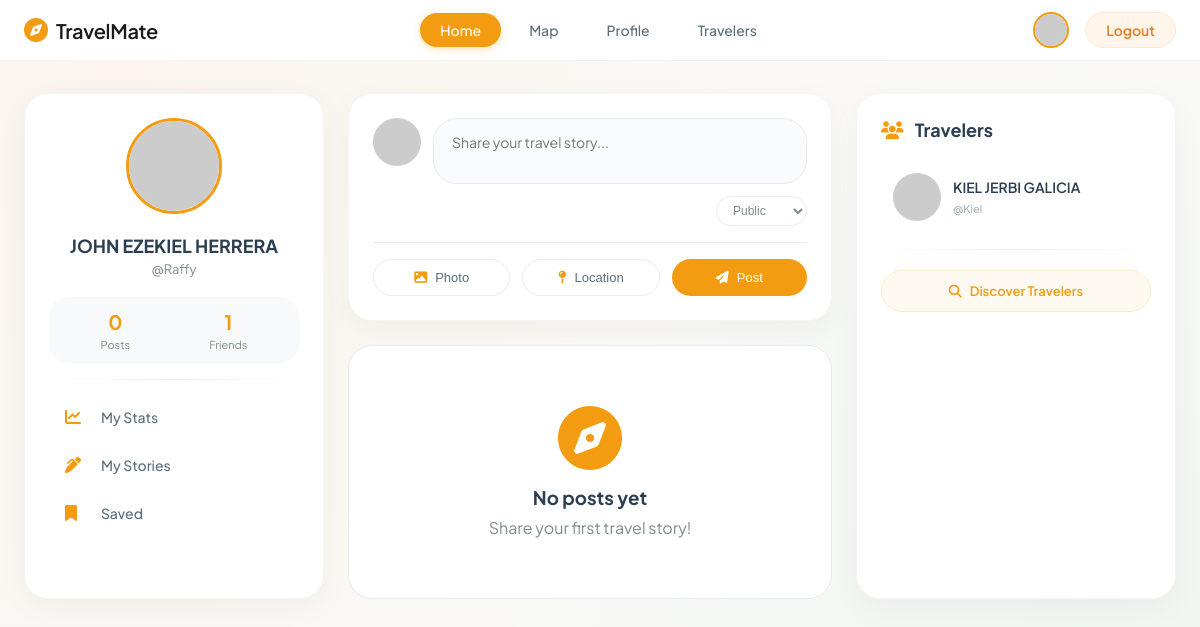
The page /homepage.php (signed in) on the database its author committed.
### tables this page shows
CREATE TABLE `users` (
  `id` int(11) NOT NULL,
  `username` varchar(50) NOT NULL,
  `email` varchar(100) NOT NULL,
  `password_hash` varchar(255) NOT NULL,
  `full_name` varchar(100) DEFAULT NULL,
  `bio` text DEFAULT NULL,
  `profile_pic` varchar(255) DEFAULT 'default.jpg',
  `cover_photo` varchar(255) DEFAULT 'default_cover.jpg',
  `location` varchar(255) DEFAULT NULL,
  `birthdate` date DEFAULT NULL,
  `education` varchar(255) DEFAULT NULL,
  `pinned_post_id` int(11) DEFAULT NULL,
  `show_location_on_map` tinyint(1) DEFAULT 0,
  `last_latitude` decimal(10,8) DEFAULT NULL,
  `last_longitude` decimal(11,8) DEFAULT NULL,
  `email_verified` tinyint(4) DEFAULT 1,
  `verification_token` varchar(255) DEFAULT NULL,
  `token_expires` timestamp NULL DEFAULT NULL,
  `created_at` timestamp NOT NULL DEFAULT current_timestamp()
);

### homepage.php (the view, shortened to what this page needs)
<?php
include 'config.php';
$create_saved_table = "CREATE TABLE IF NOT EXISTS saved_posts (
    id INT PRIMARY KEY AUTO_INCREMENT,
    user_id INT NOT NULL,
    post_id INT NOT NULL,
    created_at TIMESTAMP DEFAULT CURRENT_TIMESTAMP,
    UNIQUE KEY unique_save (user_id, post_id),
    FOREIGN KEY (user_id) REFERENCES users(id) ON DELETE CASCADE,
    FOREIGN KEY (post_id) REFERENCES posts(id) ON DELETE CASCADE
)";
mysqli_query($conn, $create_saved_table);
$create_hidden_table = "CREATE TABLE IF NOT EXISTS hidden_posts (
    id INT PRIMARY KEY AUTO_INCREMENT,
    user_id INT NOT NULL,
    post_id INT NOT NULL,
    created_at TIMESTAMP DEFAULT CURRENT_TIMESTAMP,
    UNIQUE KEY unique_hide (user_id, post_id),
    FOREIGN KEY (user_id) REFERENCES users(id) ON DELETE CASCADE,
    FOREIGN KEY (post_id) REFERENCES posts(id) ON DELETE CASCADE
)";
mysqli_query($conn, $create_hidden_table);
$create_reported_table = "CREATE TABLE IF NOT EXISTS reported_posts (
    id INT PRIMARY KEY AUTO_INCREMENT,
    post_id INT NOT NULL,
    reporter_id INT NOT NULL,
    reason TEXT NOT NULL,
    status ENUM('pending', 'reviewed', 'dismissed') DEFAULT 'pending',
    created_at TIMESTAMP DEFAULT CURRENT_TIMESTAMP,
    FOREIGN KEY (post_id) REFERENCES posts(id) ON DELETE CASCADE,
    FOREIGN KEY (reporter_id) REFERENCES users(id) ON DELETE CASCADE
)";
mysqli_query($conn, $create_reported_table);
$current_user_id = $_SESSION['user_id'];
$user_query = "SELECT * FROM users WHERE id = $current_user_id";
$user_result = mysqli_query($conn, $user_query);
$current_user = mysqli_fetch_assoc($user_result);
$feed_query = "SELECT p.*, u.username, u.full_name, u.profile_pic,
               COUNT(DISTINCT l.id) as likes_count,
               COUNT(DISTINCT c.id) as comments_count,
               EXISTS(SELECT 1 FROM likes WHERE post_id = p.id AND user_id = $current_user_id) as user_liked,
               EXISTS(SELECT 1 FROM saved_posts WHERE user_id = $current_user_id AND post_id = p.id) as user_saved
               FROM posts p
               JOIN users u ON p.user_id = u.id
               LEFT JOIN likes l ON p.id = l.post_id
               LEFT JOIN comments c ON p.id = c.post_id AND c.is_deleted = FALSE
               WHERE (
                   p.user_id = $current_user_id
                   OR
                   (p.privacy = 'public')
                   OR
                   (p.privacy IN ('friends', 'friends_except') AND p.user_id IN (
                       SELECT following_id FROM friends_followers
                       WHERE follower_id = $current_user_id AND status = 'accepted'
                       UNION
                       SELECT follower_id FROM friends_followers
                       WHERE following_id = $current_user_id AND status = 'accepted'
                   ))
                   OR
                   (p.privacy = 'private' AND p.user_id = $current_user_id)
               )
               AND p.id NOT IN (SELECT post_id FROM hidden_posts WHERE user_id = $current_user_id)
               GROUP BY p.id
               ORDER BY p.created_at DESC
               LIMIT 50";
$feed_result = mysqli_query($conn, $feed_query);
$friends_query = "SELECT DISTINCT u.* FROM users u
                  WHERE u.id IN (
                      SELECT following_id FROM friends_followers
                      WHERE follower_id = $current_user_id AND status = 'accepted'
                      UNION
                      SELECT follower_id FROM friends_followers
                      WHERE following_id = $current_user_id AND status = 'accepted'
                  )
                  LIMIT 8";
$friends_result = mysqli_query($conn, $friends_query);
?>
<!DOCTYPE html>
<html lang="en">
<head>
    <link rel="stylesheet" href="https://cdnjs.cloudflare.com/ajax/libs/font-awesome/6.4.0/css/all.min.css">
</head>
<body>
    <nav class="navbar">
        <div class="nav-container">
            <div class="logo">
                <i class="fas fa-compass logo-icon"></i>
                <h2>Travel<span>Mate</span></h2>
            </div>
            <div class="nav-links">
                <a href="homepage.php" class="nav-link active">Home</a>
                <a href="map.php" class="nav-link">Map</a>
                <a href="profile.php" class="nav-link">Profile</a>
                <a href="friends.php" class="nav-link">Travelers</a>
            </div>
            <div class="nav-right">
                <?php
                $nav_profile_pic = isset($_SESSION['profile_pic']) ? $_SESSION['profile_pic'] : 'default.jpg';
                if (!empty($nav_profile_pic) && $nav_profile_pic != 'default.jpg' && file_exists('uploads/profiles/' . $nav_profile_pic)) {
                    $nav_avatar_url = 'uploads/profiles/' . $nav_profile_pic;
                } else {
                    $name = isset($_SESSION['full_name']) ? urlencode($_SESSION['full_name']) : 'User';
                    $nav_avatar_url = "https://ui-avatars.com/api/?background=f39c12&color=fff&rounded=true&size=40&bold=true&name=$name";
                }
                ?>
                <img src="<?php echo $nav_avatar_url; ?>" class="profile-avatar" alt="Profile" onclick="window.location.href='profile.php'">
                <a href="logout.php" class="logout-btn">Logout</a>
            </div>
        </div>
    </nav>
    <div class="main-container">
        <div class="sidebar-card">
            <?php
            $sidebar_pic = $current_user['profile_pic'];
            if (!empty($sidebar_pic) && $sidebar_pic != 'default.jpg' && file_exists('uploads/profiles/' . $sidebar_pic)) {
                $sidebar_avatar_url = 'uploads/profiles/' . $sidebar_pic;
            } else {
                $name = urlencode($current_user['full_name']);
                $sidebar_avatar_url = "https://ui-avatars.com/api/?background=f39c12&color=fff&rounded=true&size=96&bold=true&name=$name";
            }
            ?>
            <img src="<?php echo $sidebar_avatar_url; ?>" class="sidebar-avatar">
            <h3><?php echo htmlspecialchars($current_user['full_name']); ?></h3>
            <p>@<?php echo htmlspecialchars($current_user['username']); ?></p>
            <div class="sidebar-stats">
                <div class="sidebar-stat">
                    <div class="sidebar-stat-number"><?php echo mysqli_num_rows($feed_result); ?></div>
                    <div class="sidebar-stat-label">Posts</div>
                </div>
                <div class="sidebar-stat">
                    <div class="sidebar-stat-number"><?php echo mysqli_num_rows($friends_result); ?></div>
                    <div class="sidebar-stat-label">Friends</div>
                </div>
            </div>
            <div class="divider"></div>
            <div class="sidebar-menu-item" onclick="window.location.href='profile.php'">
                <i class="fas fa-chart-line"></i> My Stats
            </div>
            <div class="sidebar-menu-item" onclick="window.location.href='profile.php'">
                <i class="fas fa-pen-alt"></i> My Stories
            </div>
            <div class="sidebar-menu-item">
                <i class="fas fa-bookmark"></i> Saved
            </div>
        </div>
        <div>
            <div class="create-post-card">
                <div class="post-input-area">
                    <?php
                    $create_post_pic = $current_user['profile_pic'];
                    if (!empty($create_post_pic) && $create_post_pic != 'default.jpg' && file_exists('uploads/profiles/' . $create_post_pic)) {
                        $create_post_avatar_url = 'uploads/profiles/' . $create_post_pic;
                    } else {
                        $name = urlencode($current_user['full_name']);
                        $create_post_avatar_url = "https://ui-avatars.com/api/?background=f39c12&color=fff&rounded=true&size=48&bold=true&name=$name";
                    }
                    ?>
                    <img src="<?php echo $create_post_avatar_url; ?>" alt="Avatar">
                    <textarea id="postContent" rows="2" placeholder="Share your travel story..."></textarea>
                </div>
                <div class="privacy-select">
                    <select id="postPrivacy">
                        <option value="public">Public</option>
                    </select>
                </div>
                <div class="post-actions">
                    <button class="action-btn" onclick="openImageModal()">
                        <i class="fas fa-image"></i> Photo
                    </button>
                    <button class="action-btn" onclick="openLocationModal()">
                        <i class="fas fa-map-pin"></i> Location
                    </button>
                    <button class="action-btn post-submit" onclick="submitPost()">
                        <i class="fas fa-paper-plane"></i> Post
                    </button>
                </div>
            </div>
            <div id="postsFeed">
                <?php if (mysqli_num_rows($feed_result) == 0): ?>
                    <div class="empty-state">
                        <i class="fas fa-compass"></i>
                        <h3 style="margin-bottom: 8px;">No posts yet</h3>
                        <p style="color: #7f8c8d;">Share your first travel story!</p>
                    </div>
                <?php endif; ?>
            </div>
        </div>
        <div class="right-sidebar">
            <h4><i class="fas fa-users"></i> Travelers</h4>
            <div>
                <?php if (mysqli_num_rows($friends_result) == 0): ?>
                    <div style="text-align: center; color: #95a5a6; padding: 20px;">
                        <i class="fas fa-user-friends" style="font-size: 40px; margin-bottom: 10px; display: block;"></i>
                        No friends yet
                    </div>
                <?php else: ?>
                    <?php while ($friend = mysqli_fetch_assoc($friends_result)): ?>
                        <div class="friend-item" onclick="viewProfile(<?php echo $friend['id']; ?>)">
                            <?php
                            $friend_pic = $friend['profile_pic'];
                            if (!empty($friend_pic) && $friend_pic != 'default.jpg' && file_exists('uploads/profiles/' . $friend_pic)) {
                                $friend_avatar_url = 'uploads/profiles/' . $friend_pic;
                            } else {
                                $name = urlencode($friend['full_name']);
                                $friend_avatar_url = "https://ui-avatars.com/api/?background=f39c12&color=fff&rounded=true&size=48&bold=true&name=$name";
                            }
                            ?>
                            <img src="<?php echo $friend_avatar_url; ?>" class="friend-avatar">
                            <div class="friend-info">
                                <strong><?php echo htmlspecialchars($friend['full_name']); ?></strong>
                                <span>@<?php echo htmlspecialchars($friend['username']); ?></span>
                            </div>
                        </div>
                    <?php endwhile; ?>
                <?php endif; ?>
            </div>
            <div class="divider"></div>
            <div class="discover-btn" onclick="window.location.href='friends.php'">
                <i class="fas fa-search"></i> Discover Travelers
            </div>
        </div>
    </div>
</body>
</html>

### rows shown on the page
users: full_name "JOHN EZEKIEL HERRERA", username "Raffy"
users: full_name "KIEL JERBI GALICIA", username "Kiel"

### other values the page prints
mysqli_num_rows($feed_result) "0"
mysqli_num_rows($friends_result) "1"
